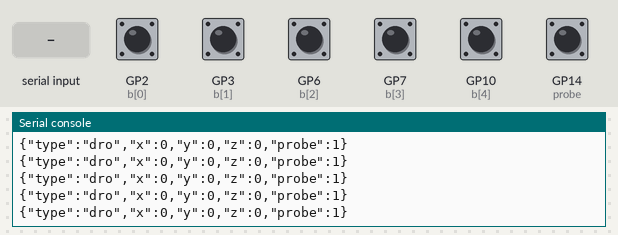
Bench run of a program on a simulated Raspberry Pi Pico running MicroPython. Parts: the last lines printed to the serial console. The test bench sets the inputs (shaded band); at power-on: GP2 (b[0]), GP3 (b[1]), GP6 (b[2]), GP7 (b[3]), GP10 (b[4]), GP14 (probe) HIGH.

Above: at 1.2 s.
1.3 s: GP14 (probe) pulled LOW for 0.15 s
2.9 s: "PING" typed at the serial console, then Enter
4.4 s: GP2 (b[0]) pulled LOW for 0.15 s
At 5.3 s:
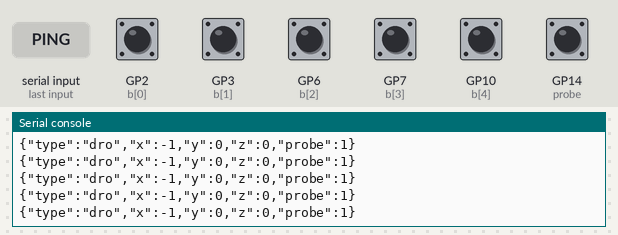
6.0 s: GP6 (b[2]) pulled LOW for 0.15 s
At 7.0 s:
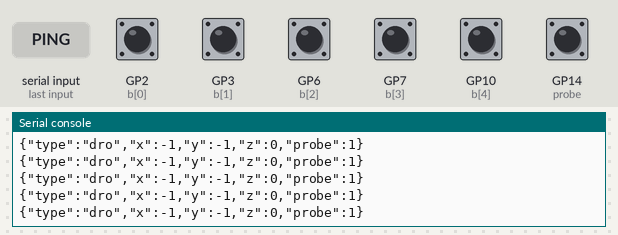
7.6 s: GP2 (b[0]) pulled LOW for 1 s
Timing chart, 0 to 10.6 s (numbered marks = the images above; inputs shaded):
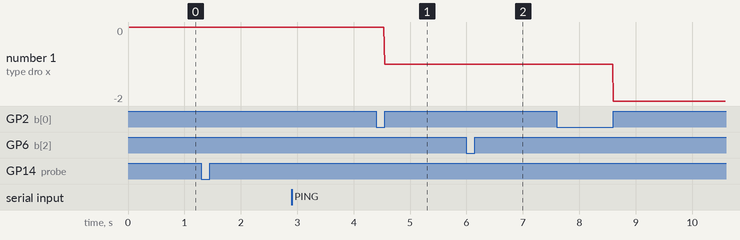

Measured:
- after the input at 4.4 s, the serial console: prints a new line after 0.15 s (image 1)
- after the input at 6.0 s, the serial console: prints a new line after 0.16 s (image 2)
- plotted number 1: 0 → -1 after the input at 4.4 s, -1 → -2 after the input at 7.6 s

The program:

main.py
```python
# (licence header left out)
import rp2
from machine import Pin
import sys
import uselect
import time

# --- PIO Quadrature Decoder ---
@rp2.asm_pio()
def quadrature():
    label("start")
    wait(0, pin, 0)
    wait(1, pin, 0)
    jmp(pin, "decrement")
    mov(x, invert(x))
    jmp(x_dec, "inc_done")
    label("inc_done")
    mov(x, invert(x))
    jmp("start")
    label("decrement")
    jmp(x_dec, "start")
    jmp("start")

# X (Pins 2,3), Y (Pins 6,7), Z (Pins 10,11)
for a, b in ((2, 3), (6, 7), (10, 11)):
    Pin(a, Pin.IN, Pin.PULL_UP)
    Pin(b, Pin.IN, Pin.PULL_UP)

sm_x = rp2.StateMachine(0, quadrature, in_base=Pin(2), jmp_pin=Pin(3))
sm_y = rp2.StateMachine(1, quadrature, in_base=Pin(6), jmp_pin=Pin(7))
sm_z = rp2.StateMachine(2, quadrature, in_base=Pin(10), jmp_pin=Pin(11))

for sm in (sm_x, sm_y, sm_z):
    sm.exec("set(x, 0)")
    sm.active(1)

probe = Pin(14, Pin.IN, Pin.PULL_UP)

def _to_signed32(val):
    return val - 0x100000000 if (val & 0x80000000) else val

def read_raw():
    for sm in (sm_x, sm_y, sm_z):
        sm.exec("in_(x, 32)")
        sm.exec("push()")
    return _to_signed32(sm_x.get()), _to_signed32(sm_y.get()), _to_signed32(sm_z.get())

hit_pending = False
hit_counter = 0
last_hit_ticks = 0

def probe_hit_handler(pin):
    global hit_pending, last_hit_ticks
    now = time.ticks_ms()
    if time.ticks_diff(now, last_hit_ticks) >= 60:
        if pin.value() == 1:
            hit_pending = True
            last_hit_ticks = now

probe.irq(trigger=Pin.IRQ_RISING, handler=probe_hit_handler)

poll_obj = uselect.poll()
poll_obj.register(sys.stdin, uselect.POLLIN)

last_stream_time = time.ticks_ms()
cmd_buffer = ""

while True:
    now = time.ticks_ms()

    # 1. Fully non-blocking USB command poll
    if poll_obj.poll(0):
        ch = sys.stdin.read(1)
        if ch:
            if ch == '\n' or ch == '\r':
                cmd = cmd_buffer.strip().upper()
                cmd_buffer = ""
                if cmd == "PING":
                    sys.stdout.write('{"type":"pong"}\n')
                elif cmd == "ZERO" or cmd == "Z":
                    for sm in (sm_x, sm_y, sm_z):
                        sm.exec("set(x, 0)")
            else:
                cmd_buffer += ch

    # 2. Service probe hit instantly
    if hit_pending:
        hit_pending = False
        rx, ry, rz = read_raw()
        hit_counter += 1
        sys.stdout.write(f'{{"type":"hit","event":"hit","id":{hit_counter},"x":{rx},"y":{ry},"z":{rz},"probe":1}}\n')

    # 3. Autonomous 60Hz DRO Stream
    if time.ticks_diff(now, last_stream_time) >= 16:
        rx, ry, rz = read_raw()
        p_val = probe.value()
        sys.stdout.write(f'{{"type":"dro","x":{rx},"y":{ry},"z":{rz},"probe":{p_val}}}\n')
        last_stream_time = now

    time.sleep_ms(1)
```
